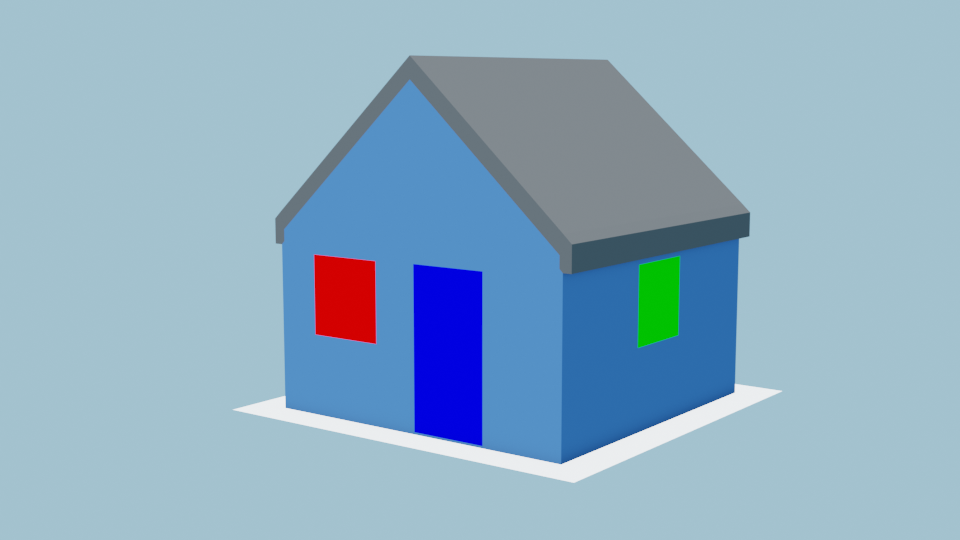
#> input picture Project/house1.png, 960 x 540 px, found by its file name
$ jupyter execute --allow-errors 'Extracting point coordinates over image.ipynb'
#> lines starting #> are read from the running program, lines starting #| are printed output that depends on the picture; after the words box and inside, x2 and y2 are one past the last pixel; in counts of white or black regions, pixels touching at a corner belong together; long printed decimals are rounded
#COMPUTER VISION AND PATTERN RECOGNITION PROJECT 1

Kaan Egemen Sen

[cell 1]
import numpy as np
from scipy.ndimage import convolve
from PIL import Image, ImageOps
import math

# [16 lines left out: functions generate_gaussian_kernel, apply_convolution, not called in this run]

def compute_gradient_magnitude(blurred_image):
    blurred_array = np.array(blurred_image, dtype=np.float32)

    Gx = np.array([[-1, 0, 1], [-2, 0, 2], [-1, 0, 1]])
    Gy = np.array([[1, 2, 1], [0, 0, 0], [-1, -2, -1]])

    Ix = np.zeros_like(blurred_array)
    Iy = np.zeros_like(blurred_array)
    for i in range(1, blurred_array.shape[0] - 1):
        for j in range(1, blurred_array.shape[1] - 1):
            Ix[i, j] = (Gx * blurred_array[i-1:i+2, j-1:j+2]).sum()
            Iy[i, j] = (Gy * blurred_array[i-1:i+2, j-1:j+2]).sum()

    gradient_magnitude = np.sqrt(Ix**2 + Iy**2)
    gradient_magnitude = 255 * (gradient_magnitude / np.max(gradient_magnitude))
    gradient_magnitude = gradient_magnitude.astype(np.uint8)
    return gradient_magnitude
    # return Image.fromarray(gradient_magnitude)

def hysteresis_threshold(gradient_image, low_threshold, high_threshold):
    gradient_array = np.array(gradient_image, dtype=np.uint8)
    hysteresis_image = np.zeros_like(gradient_array)
    visited = np.zeros_like(gradient_array)

    strong_pixels = []
    weak_pixels = []

    # Determine strong and weak pixels based on thresholds
    high_pixels = np.where(gradient_array >= high_threshold)
    hysteresis_image[high_pixels] = 255
    strong_pixels = list(zip(high_pixels[0], high_pixels[1]))

    low_pixels = np.where((gradient_array >= low_threshold) & (gradient_array < high_threshold))
    weak_pixels = list(zip(low_pixels[0], low_pixels[1]))

    # Perform hysteresis thresholding
    while weak_pixels:
        current_pixel = weak_pixels.pop()
        visited[current_pixel] = 255

        i, j = current_pixel
        i_start = max(i - 1, 0)
        i_end = min(i + 2, hysteresis_image.shape[0])
        j_start = max(j - 1, 0)
        j_end = min(j + 2, hysteresis_image.shape[1])
        neighbors = hysteresis_image[i_start:i_end, j_start:j_end]

        if np.any(neighbors >= high_threshold):
            hysteresis_image[i, j] = 255

            for px in np.argwhere((neighbors >= low_threshold) & (neighbors < high_threshold)):
                px_i, px_j = px[0] + (i_start), px[1] + (j_start)
                if visited[px_i, px_j] != 255:
                    weak_pixels.append((px_i, px_j))

    return Image.fromarray(hysteresis_image)

[cell 2]
def hough_transform(img):
    # Get image dimensions
    Ny = img.shape[0]
    Nx = img.shape[1]

    # Max distance is diagonal one
    Maxdist = int(np.round(np.sqrt(Nx ** 2 + Ny ** 2)))
    # Theta in range from -90 to 90 degrees
    thetas = np.deg2rad(np.arange(-90, 90,0.5))
    # Range of radius
    rs = np.linspace(-Maxdist, Maxdist, 2 * Maxdist)
    accumulator = np.zeros((2 * Maxdist, len(thetas)))

    for y in range(Ny):
        for x in range(Nx):
            # Check if it is an edge pixel
            if np.any(img[y, x]):
            # Map edge pixel to hough space
                for k in range(len(thetas)):
                    # Calculate space parameter
                    r = x * np.cos(thetas[k]) + y * np.sin(thetas[k])

                    # Update the accumulator
                    accumulator[int(r) + Maxdist, k] += 1

    return accumulator, thetas, rs

def extract_lines(acc, theta, rho, threshold):
    # Find indices of cells in accumulator array above threshold
    indices = np.argwhere(acc >= threshold)

    # Extract rho and theta values for detected lines
    detected_lines = []
    for index in indices:
        rho_index, theta_index = index
        detected_rho = rho[rho_index]
        detected_theta = theta[theta_index]
        detected_lines.append((detected_rho, detected_theta))

    return detected_lines


def draw_lines(img, houghLines, color=[0, 255, 0], thickness=2):
    image = img.copy()  # Make a copy of the image to avoid modifying the original image
    for rho, theta in houghLines:
        a = np.cos(theta)
        b = np.sin(theta)
        x0 = a * rho
        y0 = b * rho
        x1 = int(x0 + 1000 * (-b))
        y1 = int(y0 + 1000 * (a))
        x2 = int(x0 - 1000 * (-b))
        y2 = int(y0 - 1000 * (a))

        cv2.line(image, (x1, y1), (x2, y2), color, thickness)

    return image

def draw_points(img, points, color=[0,0,0], radius = 8):
    image = img.copy()
    for p in points:
        cv2.circle(image, (int(p[0]), int(p[1])), radius=0, color=color, thickness=radius)

    return image

[cell 3]
# Example usage:
# Load input image
import cv2
from google.colab.patches import cv2_imshow
import matplotlib.pyplot as plt
img = cv2.imread("/content/house1.png")
#> img is the input picture: shape (540, 960, 3); mean B, G, R 194.9, 172.7, 141.3

# Convert BGR to RGB
img_rgb = cv2.cvtColor(img, cv2.COLOR_BGR2RGB)

input_image = np.array(img_rgb, dtype=np.float32)
img_r,img_g,img_b = input_image[:,:,0],input_image[:,:,1],input_image[:,:,2]
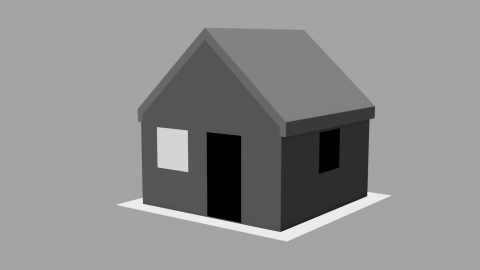
#> img_r: shape (540, 960) float32 (shown at 1/2 size); min 0, max 236, mean 141.3
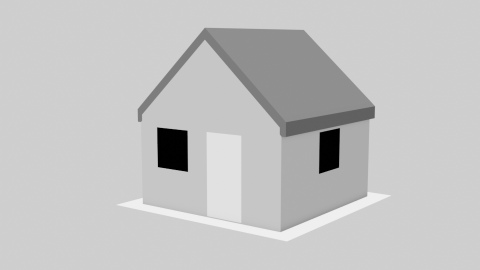
#> img_b: shape (540, 960) float32 (shown at 1/2 size); min 0, max 240, mean 194.9

low_threshold = 10
high_threshold = 30
hysteresis_g = hysteresis_threshold(img_g, low_threshold, high_threshold)
#> in hysteresis_threshold, `high_pixels = np.where(gradient_array >= high_threshold)`: high_pixels = 502159 positions, rows 0 to 539, columns 0 to 959
#> in hysteresis_threshold, `strong_pixels = list(zip(high_pixels[0], high_pixels[1]))`: strong_pixels = 502159 items
#> in hysteresis_threshold, `low_pixels = np.where((gradient_array >= low_threshold) & (gradient_ar..`: low_pixels = 222 positions, rows 255 to 444, columns 315 to 481
#> in hysteresis_threshold, `weak_pixels = list(zip(low_pixels[0], low_pixels[1]))`: weak_pixels = 222 pairs, first value 255 to 444, second value 315 to 481
#> the loop in hysteresis_threshold, `while weak_pixels:` made 222 passes
#> (i, j, i_start, i_end, j_start, j_end, neighbors) on passes 1 to 3: (444, 481, 443, 446, 480, 483, [[0, 0, 255], [0, 0, 255], [255, 255, 255]]), (444, 478, 443, 446, 477, 480, [[0, 0, 0], [255, 0, 0], [255, 255, 255]]), (443, 481, 442, 445, 480, 483, [[0, 0, 255], [0, 0, 255], [0, 255, 255]])
#> after the loop in hysteresis_threshold, `while weak_pixels:`:
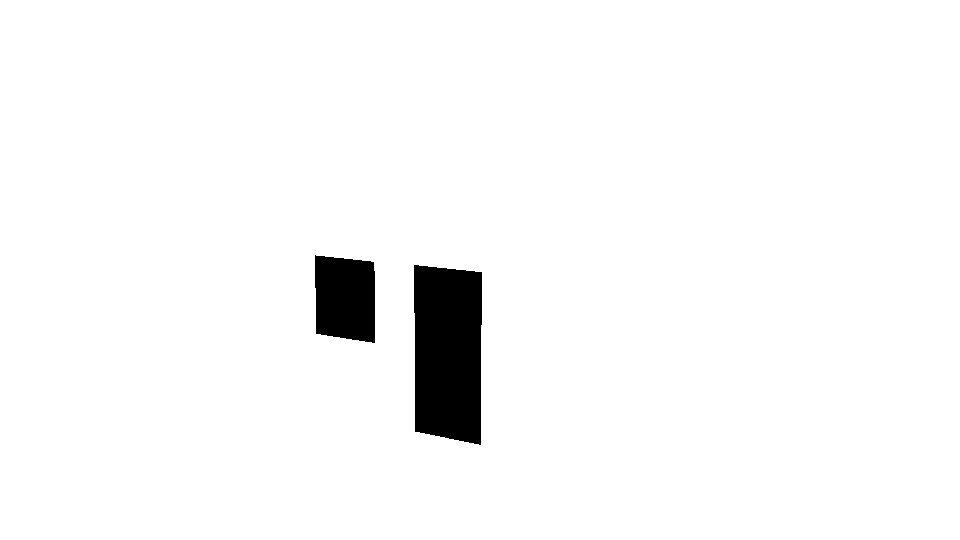
#> hysteresis_image: shape (540, 960); 96.9% white; 2 black regions, box (x1, y1, x2, y2) and area: (414, 265, 482, 445) 11294, (315, 255, 375, 343) 4725


# Gradient magnitude
# green clearly gives necessary edges
gradient_image = compute_gradient_magnitude(hysteresis_g)
#> after the loop in compute_gradient_magnitude, `for i in range(1, blurred_array.shape[0] - 1):`:
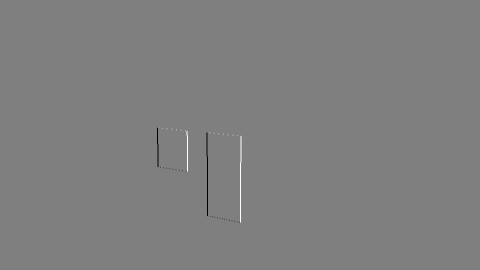
#> Ix: shape (540, 960) float32 (shown at 1/2 size); min -1020, max 1020, mean 0; drawn with min black and max white

# Hysteresis
hysteresis_image = hysteresis_threshold(gradient_image, 10, 250)
#> call 2 of hysteresis_threshold, with low_threshold = 10, high_threshold = 250
#> after the loop in hysteresis_threshold (call 2), `while weak_pixels:`:
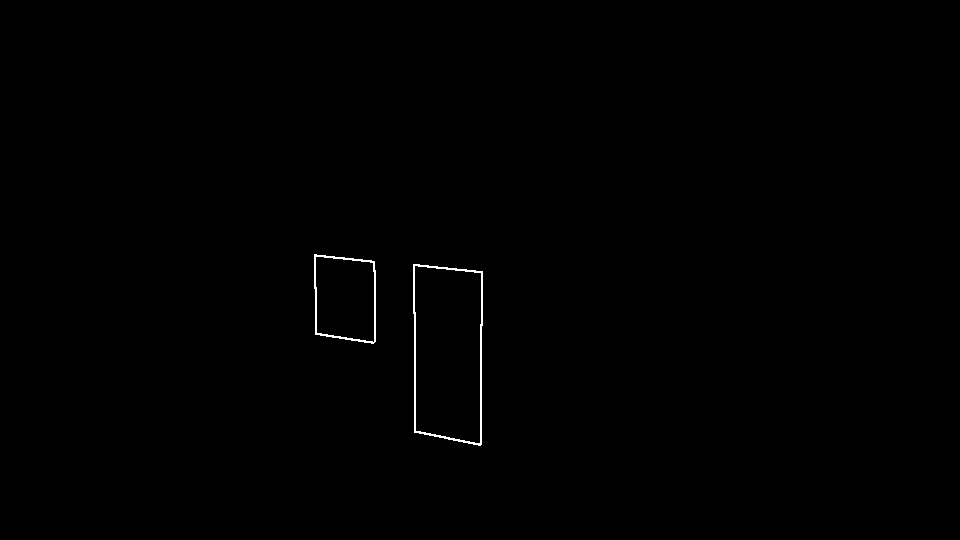
#> hysteresis_image: shape (540, 960); 0.3% white in thin lines or dots, all inside (x1, y1, x2, y2) = (314, 254, 483, 446)

[cell 4]
plt.figure(figsize = (30,20))
plt.subplot(121)
plt.imshow(img_rgb)
plt.subplot(122)
plt.imshow(gradient_image)
plt.show()

[cell 5]
hysteresis_array = np.array(gradient_image)
acc,theta,rho=hough_transform(hysteresis_array)
#> after the loop in hough_transform, `for y in range(Ny):`:
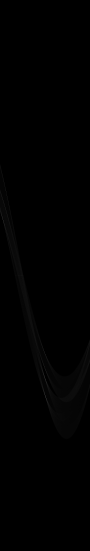
#> accumulator: shape (2202, 360) float64 (shown at 1/4 size); min 0, max 175, mean 0.7

[cell 6]
plt.title('Hough Space')
plt.imshow(acc,aspect='auto')
plt.set_cmap('gray')
plt.xticks(range(0,360,10),range(-90,90,5),rotation=90)
plt.show();

#Using hough transform to draw lines

[cell 7]
# select 20 angles where lines are most likely to pass
hough_angles = sum(np.power(acc,15))
k = 20
indices = []
for i in range(k) :
  index_min = np.argmax(hough_angles)
  indices += [index_min]
  hough_angles[index_min] = 0

[i/2 for i in indices]
#> Out = [90, 90.5, 89.5, 91, 89, 6, 5.5, 91.5, 5, 88.5, 6.5, 92, 88, 4.5, 87.5, 7, 92.5, 12.5, 12, 11]

[cell 8]
l_indices = [10,16,24]
r_indices = [180, 181]
new_indices = l_indices+r_indices #these are the angles of our house in this view. as we see from the hough space.

[cell 9]
#masking the accumulator to get only lines of that angle
mask = np.zeros_like(acc)
mask[:,l_indices] = 1
acc2 = acc*mask

mask = np.zeros_like(acc)
mask[:,r_indices] = 1
acc3 = acc*mask

#get the perpendicular lines separately too so that we can easily get the corners
mask = np.zeros_like(acc)
mask[:,180] = 1
acc4 = acc*mask

[cell 10]
lines_l=extract_lines(acc2,theta,rho,67)
#> the loop in extract_lines, `for index in indices:` made 5 passes
#> index on passes 1 to 5: [766, 24], [767, 24], [815, 16], [873, 10], [874, 10]
img_lines=draw_lines(img,lines_l)
#> the loop in draw_lines, `for rho, theta in houghLines:` made 5 passes
#> (rho, theta) on passes 1 to 5: (-334.7, -1.36), (-333.7, -1.36), (-285.6, -1.43), (-227.6, -1.48), (-226.6, -1.48)
#> after the loop in draw_lines, `for rho, theta in houghLines:`:
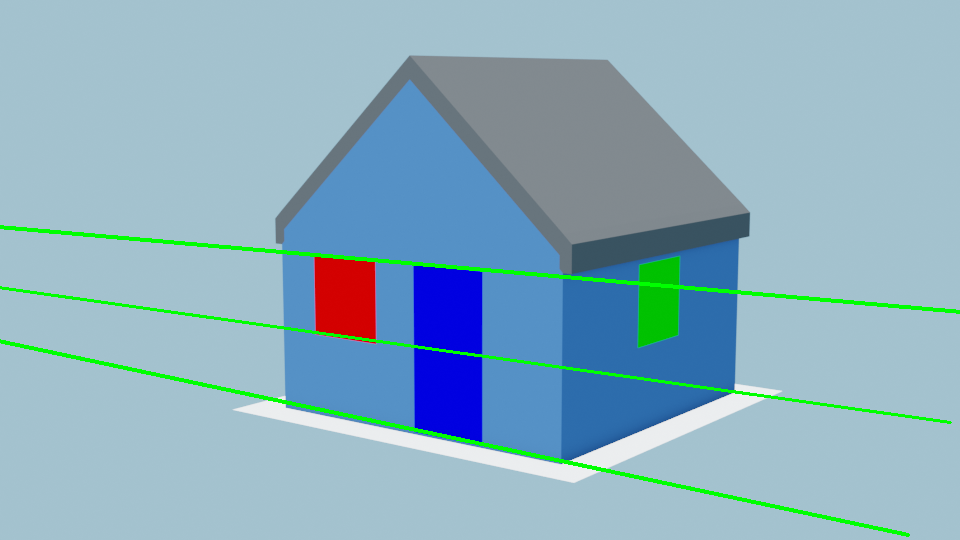
#> image: shape (540, 960, 3); 2.01% of pixels changed, all inside (x1, y1, x2, y2) = (0, 225, 960, 537)
plt.imshow(img_lines);

[cell 11]
# Display the image with the detected lines
lines_r=extract_lines(acc3, theta,rho,110)
#> the loop in extract_lines (call 2), `for index in indices:` made 7 passes
#> index on passes 1 to 7: [1515, 180], [1516, 180], [1518, 181], [1581, 180], [1582, 180], [1584, 181], [1585, 181]
img_lines=draw_lines(img,lines_r)
#> call 2 of draw_lines, with thickness = 2
#> the loop in draw_lines (call 2), `for rho, theta in houghLines:` made 7 passes
#> (rho, theta) on passes 1 to 7: (414.7, 0), (415.7, 0), (417.7, 0.00873), (480.7, 0), (481.7, 0), (483.7, 0.00873), (484.7, 0.00873)
#> after the loop in draw_lines (call 2), `for rho, theta in houghLines:`:
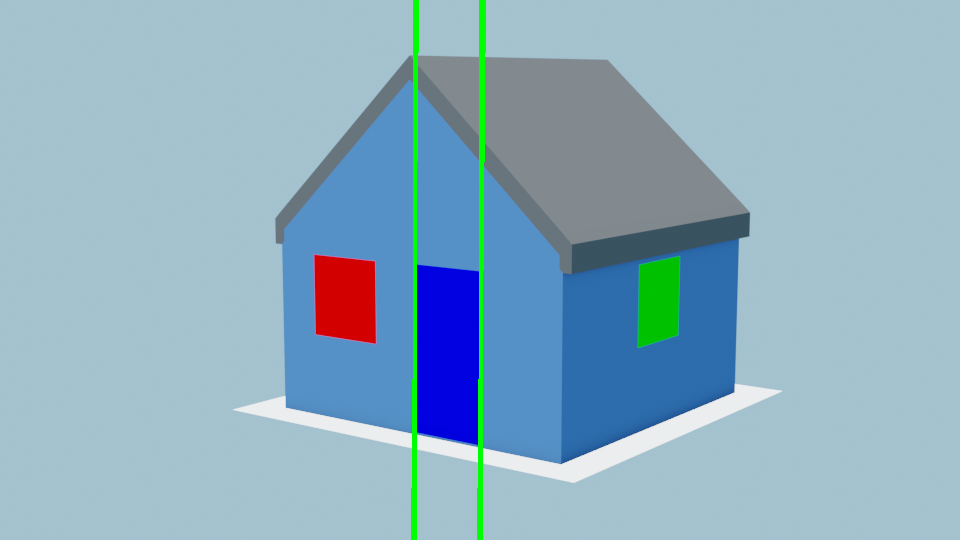
#> image: shape (540, 960, 3); 1.05% of pixels changed, all inside (x1, y1, x2, y2) = (411, 0, 486, 540)
plt.imshow(img_lines);

[cell 12]
lines_r
#> Out = [(414.7, 0), (415.7, 0), (417.7, 0.00873), (480.7, 0), (481.7, 0), (483.7, 0.00873), (484.7, 0.00873)]

[cell 13]
lines_perp=extract_lines(acc4, theta,rho,60)
img_lines=draw_lines(img,lines_perp)
#> call 3 of draw_lines, with thickness = 2
#> the loop in draw_lines (call 3), `for rho, theta in houghLines:` made 7 passes
#> rho on passes 1 to 7: 315.6, 374.7, 375.7, 414.7, 415.7, 480.7, 481.7
#> after the loop in draw_lines (call 3), `for rho, theta in houghLines:`:
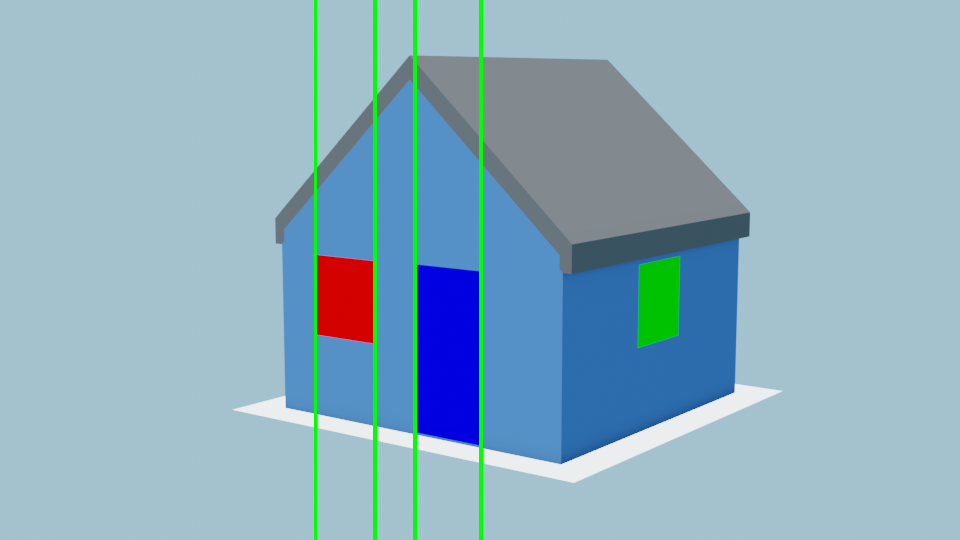
#> image: shape (540, 960, 3); 1.56% of pixels changed, all inside (x1, y1, x2, y2) = (314, 0, 483, 540)
plt.imshow(img_lines);
lines_perp
#> Out = [(315.6, 0), (374.7, 0), (375.7, 0), (414.7, 0), (415.7, 0), (480.7, 0), (481.7, 0)]

[cell 14]
#simplify lines
new_lines = []
lines_l.sort(key = lambda a: a[1])
for l in lines_l:
  #pick similar lines
  lis = [li for li in lines_l if l[1] == li[1] and l[0]+5>li[0]>l[0]-5]
  rhos = [_l[0] for _l in lis]
  new_lines += [(sum(rhos)/len(lis),l[1])]
#> this loop made 5 passes

new_lines_l = list(dict.fromkeys(new_lines))
new_lines = []
lines_r.sort(key = lambda a: a[1])
for l in lines_r:
  #pick similar lines
  lis = [li for li in lines_r if l[1] == li[1] and l[0]+5>li[0]>l[0]-5]
  rhos = [_l[0] for _l in lis]
  new_lines += [(sum(rhos)/len(lis),l[1])]
#> this loop made 7 passes

new_lines_r = list(dict.fromkeys(new_lines))

new_lines_perp = list(dict.fromkeys(new_lines))
new_lines_l,new_lines_r
#> Out = ([(-227.1, -1.48), (-285.6, -1.43), (-334.2, -1.36)], [(415.2, 0), (481.2, 0), (417.7, 0.00873), (484.2, 0.00873)])

[cell 15]
new_lines_r.remove((415.18855065879166, 0.0)) #this slips into the calculations

[cell 16]
PL0 = []
PL1 = []
for o in new_lines_l:
    rho,theta = o
    a = np.cos(theta)
    b = np.sin(theta)
    x0 = a * rho
    y0 = b * rho
    PL0 += [[x0,y0]]

    x1 = x0 +  -b
    y1 = y0 +   a
    PL1 += [[x1,y1]]
#> this loop made 3 passes
PL0 = np.array(PL0)
PL1 = np.array(PL1)

[cell 17]
PR0 = []
PR1 = []
for o in new_lines_r:
    rho,theta = o
    a = np.cos(theta)
    b = np.sin(theta)
    x0 = a * rho
    y0 = b * rho
    PR0 += [[x0,y0]]

    x1 = x0 +  -b
    y1 = y0 +   a
    PR1 += [[x1,y1]]
#> this loop made 3 passes
PR0 = np.array(PR0)
PR1 = np.array(PR1)

[cell 18]
def intersect(P0,P1):
    """P0 and P1 are NxD arrays defining N lines.
    D is the dimension of the space. This function
    returns the least squares intersection of the N
    lines from the system given by eq. 13 in
    http://cal.cs.illinois.edu/~johannes/research/LS_line_intersect.pdf.

    Got this from:
    https://stackoverflow.com/questions/52088966/nearest-intersection-point-to-many-lines-in-python
    """
    # generate all line direction vectors
    n = (P1-P0)/np.linalg.norm(P1-P0,axis=1)[:,np.newaxis] # normalized

    # generate the array of all projectors
    projs = np.eye(n.shape[1]) - n[:,:,np.newaxis]*n[:,np.newaxis]  # I - n*n.T
    # see fig. 1

    # generate R matrix and q vector
    R = projs.sum(axis=0)
    q = (projs @ P0[:,:,np.newaxis]).sum(axis=0)

    # solve the least squares problem for the
    # intersection point p: Rp = q
    p = np.linalg.lstsq(R,q,rcond=None)[0]

    return p

[cell 19]
P1=intersect(PL0,PL1)
P2=intersect(PR0,PR1)
print(P1)
#| [[-899.976]
#|  [ 153.846]]
print(P2)
#| [[  481.219]
#|  [-3465.914]]

#> (a cell that did not finish here is left out)

#> (a cell that did not finish here is left out)

[cell 22]
#define the transformation matrix as shown on slides
transformation_matrix= np.array([[1,0,0],[0,1,0]],dtype=np.float64)
#> (the rest of this cell did not finish here and is left out)

[cell 23]
width, height = img.shape[1], img.shape[0]

#define a simple affine_matrix to scale
affine_matrix =  np.array([[1,0,0],[0,1,0],[0,0,-2.0e-7]],dtype=np.float64)

#> (the rest of this cell did not finish here and is left out)

[cell 24]
points = []
#intersections, we want to get corners from these
for l1 in lines_l:
  for l2 in lines_perp:
    rho,theta = l1
    a = np.cos(theta)
    b = np.sin(theta)
    m = a/b
    x0 = a * rho
    y0 = b * rho

    x_t = l2[0]
    param = (x_t-x0)/(-b)

    points += [(x_t,y0 + param*a)]
#> this loop made 5 passes

[cell 25]
[(i,points[i]) for i in range(len(points))]

[cell 26]
#selected corners on green we have window and on blue the door
window_ind = [0,1,14,15]
door_ind = [10,24,26,12]
window_p = [points[i] for i in range(len(points)) if i in window_ind]
door_p = [points[i] for i in range(len(points)) if i in door_ind]
w_point_image = draw_points(img,window_p,color=(0,255,0))
#> the loop in draw_points, `for p in points:` made 4 passes
#> p on passes 1 to 4: (315.6, 256.1), (374.7, 261.3), (315.6, 332.8), (374.7, 341.1)
point_image = draw_points(w_point_image,door_p,color=(0,0,255))
#> the loop in draw_points (call 2), `for p in points:` made 4 passes
#> p on passes 1 to 4: (414.7, 263.7), (480.7, 269.5), (414.7, 430.3), (480.7, 444.3)
plt.imshow(point_image)
plt.title("Points")
plt.axis('off')
plt.show()

[cell 27]
#rescales back to homogenous coordinates
def hom(v):
  return v/v[2]

#> (the rest of this cell did not finish here and is left out)

[cell 28]
#herons formula to calculate area
def heron(a,b,c):
  a = np.array([a[0],a[1]])
  b = np.array([b[0],b[1]])
  c = np.array([c[0],c[1]])
  ab = np.linalg.norm(a-b)
  ac = np.linalg.norm(a-c)
  bc = np.linalg.norm(b-c)
  s=(ab+ac+bc)/2
  return np.sqrt(s*(s-ab)*(s-ac)*(s-bc))

#apply heron twice
def four_point_area(a,b,c,d):
  return heron(a,b,c) + heron(b,c,d)

#> (the rest of this cell did not finish here and is left out)

[cell 29]
owa = four_point_area(window_p[0],window_p[1],window_p[2],window_p[3])
oda = four_point_area(door_p[0],door_p[1],door_p[2],door_p[3])

print(f"originally if window was 1m^2 door would have been {oda/owa}m^2")
#| originally if window was 1m^2 door would have been 2.4388291911834203m^2
